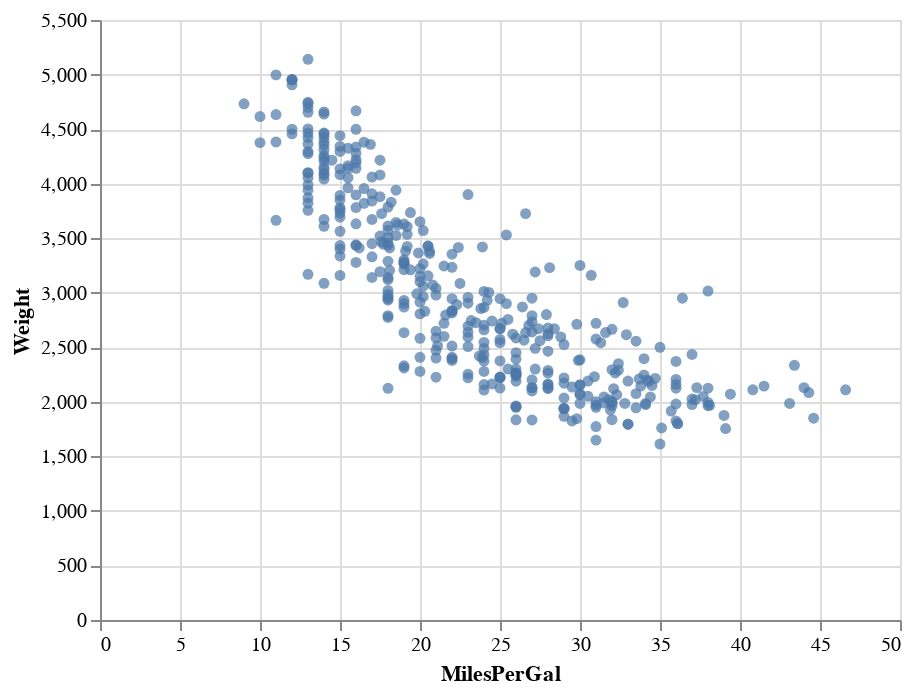

The cell this chart's notebook holds for it:
### Code cell
# Test Example Scatterplot
dobj = DataObj(dataset,[Column("MilesPerGal"),Column("Weight")])
dobj.display()

### Figure 1 — Vega-Lite specification as saved in the notebook (floating-point values rounded to 4 significant figures; data arrays with more than 128 entries replaced by an {"elided": "..."} marker saying what was removed)
{"$schema": "https://vega.github.io/schema/vega-lite/v3.4.0.json", "config": {"mark": {"tooltip": {"content": "encoding"}}, "view": {"height": 300, "width": 400}}, "data": {"name": "data-72fe08951b86c7df8ecf6ef5a2b30a0a"}, "datasets": {"data-72fe08951b86c7df8ecf6ef5a2b30a0a": {"elided": "392 records"}}, "encoding": {"x": {"field": "MilesPerGal", "type": "quantitative"}, "y": {"field": "Weight", "type": "quantitative"}}, "mark": "circle", "selection": {"selector001": {"bind": "scales", "encodings": ["x", "y"], "type": "interval"}}}
